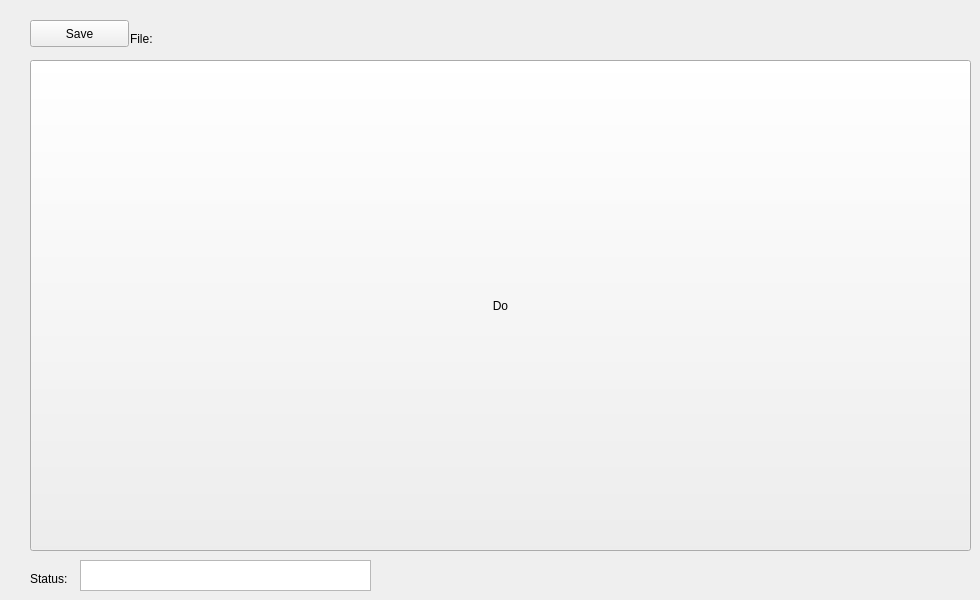
    <widget class="QWidget" name="tab_2">
     <attribute name="title">
      <string>DisAssem</string>
     </attribute>
     <widget class="QPushButton" name="pushButton_8">
      <property name="geometry">
       <rect>
        <x>30</x>
        <y>20</y>
        <width>99</width>
        <height>27</height>
       </rect>
      </property>
      <property name="text">
       <string>Save</string>
      </property>
     </widget>
     <widget class="QLabel" name="label_2">
      <property name="geometry">
       <rect>
        <x>130</x>
        <y>30</y>
        <width>67</width>
        <height>17</height>
       </rect>
      </property>
      <property name="text">
       <string>File:</string>
      </property>
     </widget>
     <widget class="QLabel" name="lsname">
      <property name="geometry">
       <rect>
        <x>160</x>
        <y>30</y>
        <width>801</width>
        <height>17</height>
       </rect>
      </property>
      <property name="text">
       <string/>
      </property>
     </widget>
     <widget class="QPushButton" name="pushButton_9">
      <property name="enabled">
       <bool>true</bool>
      </property>
      <property name="geometry">
       <rect>
        <x>30</x>
        <y>60</y>
        <width>941</width>
        <height>491</height>
       </rect>
      </property>
      <property name="text">
       <string>Do</string>
      </property>
     </widget>
     <widget class="QPlainTextEdit" name="Dass_State">
      <property name="geometry">
       <rect>
        <x>80</x>
        <y>560</y>
        <width>291</width>
        <height>31</height>
       </rect>
      </property>
     </widget>
     <widget class="QLabel" name="label_3">
      <property name="geometry">
       <rect>
        <x>30</x>
        <y>570</y>
        <width>67</width>
        <height>17</height>
       </rect>
      </property>
      <property name="text">
       <string>Status:</string>
      </property>
     </widget>
    </widget>
